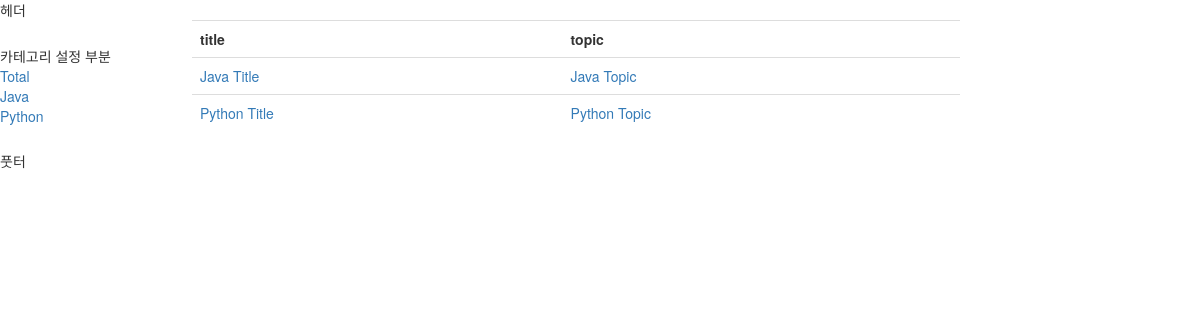
Before: /blog/post/ with the older database file.
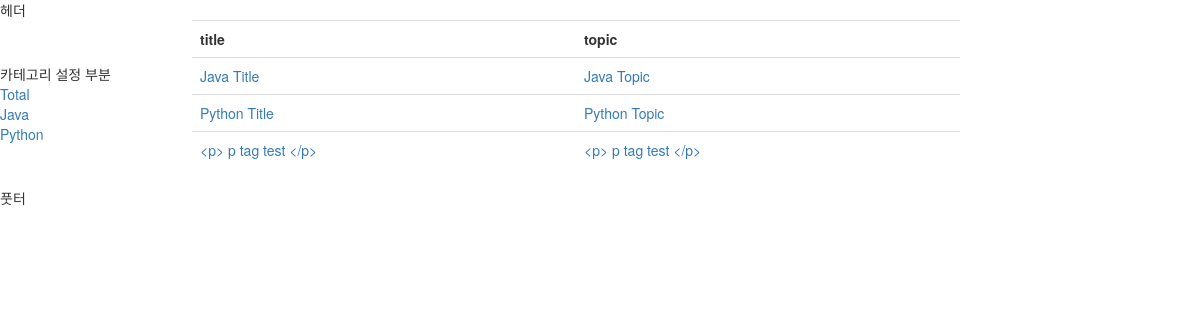
After: the same page with the newer database file.
### blog/models.py (models this page shows, shortened)
class Post(models.Model):
    category = {
        ('JAVA', 'Java'),
        ('CLNG', 'C'),
        ('PYTH', 'Python'),
        ('DATA', 'Data(DB)'),
        ('JVSC', 'Javascript'),
        ('HTML', 'HTML(CSS)'),
        ('PROJ', 'Project'),
        ('CPSC', 'ComScience'),
        ('ALGO', 'Algorithm'),
    }
    categorys = models.CharField(max_length=80, choices=category, null=True)
    title = models.CharField(max_length=50)
    topic = models.CharField(max_length=50)
    subtitle1 = models.CharField(max_length=50)
    subimg1 = models.ImageField(blank=True, null=True)
    subcontents1 = models.TextField()
    subtitle2 = models.CharField(max_length=50)
    subimg2 = models.ImageField(blank=True, null=True)
    subcontents2 = models.TextField()
    subtitle3 = models.CharField(max_length=50)
    subimg3 = models.ImageField(blank=True, null=True)
    subcontents3 = models.TextField()
    conclusiontitle = models.CharField(max_length=50)
    conclusionimg = models.ImageField(blank=True, null=True)
    conclusioncontents = models.TextField()

### blog/views.py (the view)
# urls.py: path('blog/post/', blog_post),
def blog_post(request):
    postlist = Post.objects.all()
    return render(request, 'blog_post.html', {'postlist': postlist})

### blog/templates/blog_post.html
{% extends 'blog_master.html' %}
{% block content %}
<table class = "table">
    <tr>
        <th>title</th>
        <th>topic</th>
    </tr>
{% for list in postlist %}
    <tr>
        <td><a href="/blog/{{list.pk}}/">{{list.title}}<a/></td>
        <td><a href="/blog/{{list.pk}}/">{{list.topic}}<a/></td>
    </tr>
{% endfor %}
</table>
{% endblock %}

### blog/templates/blog_master.html (shortened to what this page needs)
<!DOCTYPE html>
<html lang="en">
<head>
    <link rel="stylesheet" href="https://maxcdn.bootstrapcdn.com/bootstrap/3.3.7/css/bootstrap.min.css">
    <link rel="stylesheet" href="https://maxcdn.bootstrapcdn.com/bootstrap/3.3.7/css/bootstrap-theme.min.css">
</head>
<body>
<div id = "blog_header">헤더</div>
<table width="80%">
    <tr>
        <td width="20%">카테고리 설정 부분<br>
        <table>
            <tr>
                <td>
                    <a href="/blog/post/">Total</a>
                </td>
            </tr>
            <tr>
                <td>
                    <a href="/blog/post/JAVA/">Java</a>
                </td>
            </tr>
            <tr>
                <td>
                    <a href="/blog/post/PYTH/">Python</a>
                </td>
            </tr>
        </table>
        </td>
        <td width="80%">
            {% block content %}
            {% endblock %}
        </td>
    </tr>
</table>
<div id = "footer">풋터</div>
</body>
</html>

Changed rows visible on the page:
added Post: title "<p> p tag test </p>", topic "<p> p tag test </p>"
